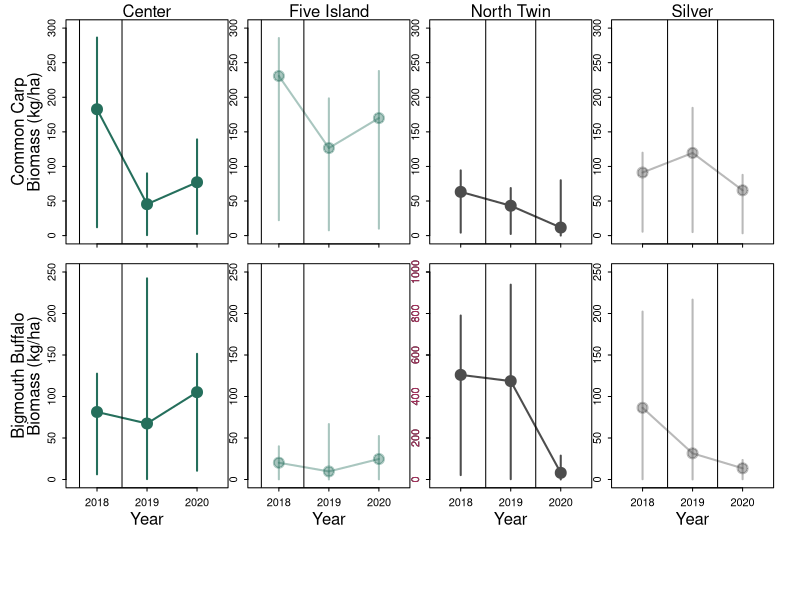

Reproduce this figure in R.
##Step 1 _ Fish Harvest & Exploitation ## ===========================

library(tidyverse)
library(lubridate)

# Data # 
harv_abund = read_csv('fishharv_exploitation.csv') %>% 
  rename(lake = lake...1)
harv_abund

# Trim data to year-to-year biomass estimates # 

fish = harv_abund %>% 
  select(lake, year, fish, biomass_kg.ha, lci_kg.ha, uci_kg.ha, harvest_kgha)
fish

carp = fish %>% 
  filter(fish == 'carp')
buff = fish %>%
  filter(fish == 'buffalo') 

windows(height = 5, width = 8) 


# ========= PLOTTING COLORS ===== # 
# Output graphs with linear fits # 
# Reference - no removal # Blue, South Twin, Storm
ref_col_18 = rgb(91, 83, 147, max = 255, alpha = 100) 
ref_col_19 = rgb(91, 83, 147, max = 255, alpha = 180)
ref_col_20 = rgb(91, 83, 147, max = 255, alpha = 255)

# removal, removal, null # Center, Five Island 
rrn_col_18 = rgb(37, 111, 92, max = 255, alpha = 100) 
rrn_col_19 = rgb(37, 111, 92, max = 255, alpha = 180)
rrn_col_20 = rgb(37, 111, 92, max = 255, alpha = 255)

# null, removal, removal # North Twin, Silver
nrr_col_18 = rgb(77, 77, 77, max = 255, alpha = 100) 
nrr_col_19 = rgb(77, 77, 77, max = 255, alpha = 180)
nrr_col_20 = rgb(77, 77, 77, max = 255, alpha = 255)

# Set dimensions for figure array # 
par(mfrow =c(2,4), mar = c(0.5,1,1,0.5), oma = c(8,4,.5,1.5))
par(tcl = -0.25)
par(mgp = c(2, 0.6, 0))

# Carp year-to-year #===============================
# Harvest 18 - 19 #
max(carp$biomass_kg.ha)
min(carp$biomass_kg.ha)

center = carp %>% 
  filter(lake == 'Center') 
center  


plot(biomass_kg.ha~year, data = center, pch = 19, ylim = c(0, 300), 
     xlim = c(2017.5, 2020.5), cex = 2, col = rrn_col_20, xaxt = 'n', type = 'o', lwd = 2)
arrows(x0=center$year, y0=center$lci_kg.ha,
       x1=center$year, y1=center$uci_kg.ha, code = 3, angle=90, 
       length=0, lwd = 2, col = rrn_col_20)
axis(side = 1, at = c(2018, 2019, 2020), labels = F)
mtext('Common Carp', side = 2, line = 3)
mtext('Biomass (kg/ha)', side = 2, line = 1.8)
mtext(side =3, 'Center', line = 0 )
abline(v = 2017.65)
abline(v = 2018.5)

fiveisland = carp %>% 
  filter(lake == 'Five.Island')
plot(biomass_kg.ha~year, data = fiveisland, pch = 19, ylim = c(0,300), 
     xlim = c(2017.5, 2020.5), cex = 2, col = rrn_col_18, xaxt = 'n', type = 'o', lwd = 2)
arrows(x0=fiveisland$year, y0=fiveisland$lci_kg.ha,
       x1=fiveisland$year, y1=fiveisland$uci_kg.ha, code = 3, angle=90, 
       length=0, lwd = 2, col = rrn_col_18)
axis(side = 1, at = c(2018, 2019, 2020), labels = F)
mtext(side =3, 'Five Island', line = 0 )
abline(v = 2017.65)
abline(v = 2018.5)

# Removal 19 - 20 # 
northtwin = carp %>%
  filter(lake == 'North.Twin')
northtwin
plot(biomass_kg.ha~year, data = northtwin, pch = 19, ylim = c(0,300), 
     xlim = c(2017.5, 2020.5), cex = 2, col = nrr_col_20, xaxt = 'n', type = 'o', lwd = 2)
arrows(x0=northtwin$year, y0=northtwin$lci_kg.ha,
       x1=northtwin$year, y1=northtwin$uci_kg.ha, code = 3, angle=90, 
       length=0, lwd = 2, col = nrr_col_20)
axis(side = 1, at = c(2018, 2019, 2020), labels = F)
abline(v = 2018.5)
abline(v = 2019.5)
mtext(side = 3, 'North Twin', line = 0)



silver = carp %>% 
  filter(lake == 'Silver')
silver

plot(biomass_kg.ha~year, data = silver, pch = 19, ylim = c(0,300), 
     xlim = c(2017.5, 2020.5), cex = 2, col = nrr_col_18, xaxt = 'n', type = 'o', lwd = 2)
arrows(x0=silver$year, y0=silver$lci_kg.ha,
       x1=silver$year, y1=silver$uci_kg.ha, code = 3, angle=90, 
       length=0, lwd = 2, col = nrr_col_18)
axis(side = 1, at = c(2018, 2019, 2020), labels = F)
abline(v = 2018.5)
abline(v = 2019.5)
mtext(side = 3, 'Silver', line = 0)


# Buffalo #============================


# Buffalo year-to-year #===============================
# Harvest 18 - 19 #
max(buff$biomass_kg.ha)
min(buff$biomass_kg.ha)

center = buff %>% 
  filter(lake == 'Center') 
center  


plot(biomass_kg.ha~year, data = center, pch = 19, ylim = c(0, 250), 
     xlim = c(2017.5, 2020.5), cex = 2, col = rrn_col_20, xaxt = 'n', type = 'o', lwd = 2)
arrows(x0=center$year, y0=center$lci_kg.ha,
       x1=center$year, y1=center$uci_kg.ha, code = 3, angle=90, 
       length=0, lwd = 2, col = rrn_col_20)
axis(side = 1, at = c(2018, 2019, 2020), labels = T)
mtext('Bigmouth Buffalo', side = 2, line = 3)
mtext('Biomass (kg/ha)', side = 2, line = 1.8)
# mtext(side =3, 'Center', line = 0 )
abline(v = 2017.65)
abline(v = 2018.5)
mtext(side = 1, 'Year', line =2)

fiveisland = buff %>% 
  filter(lake == 'Five.Island')
plot(biomass_kg.ha~year, data = fiveisland, pch = 19, ylim = c(0,250), 
     xlim = c(2017.5, 2020.5), cex = 2, col = rrn_col_18, xaxt = 'n', type = 'o', lwd = 2)
arrows(x0=fiveisland$year, y0=fiveisland$lci_kg.ha,
       x1=fiveisland$year, y1=fiveisland$uci_kg.ha, code = 3, angle=90, 
       length=0, lwd = 2, col = rrn_col_18)
axis(side = 1, at = c(2018, 2019, 2020), labels = T)
# mtext(side =3, 'Five Island', line = 0 )
abline(v = 2017.65)
abline(v = 2018.5)
mtext(side = 1, 'Year', line =2)

# Removal 19 - 20 # 
northtwin = buff %>%
  filter(lake == 'North.Twin')
northtwin
plot(biomass_kg.ha~year, data = northtwin, pch = 19, ylim = c(0,1000), 
     xlim = c(2017.5, 2020.5), cex = 2, col = nrr_col_20,
     xaxt = 'n', type = 'o', lwd = 2)
axis(2, col.axis = 'maroon')
arrows(x0=northtwin$year, y0=northtwin$lci_kg.ha,
       x1=northtwin$year, y1=northtwin$uci_kg.ha, code = 3, angle=90, 
       length=0, lwd = 2, col = nrr_col_20)
axis(side = 1, at = c(2018, 2019, 2020), labels = T)
abline(v = 2018.5)
abline(v = 2019.5)
# mtext(side = 3, 'North Twin', line = 0)
mtext(side =1, 'Year', line = 2)

silver = buff %>% 
  filter(lake == 'Silver')
silver

plot(biomass_kg.ha~year, data = silver, pch = 19, ylim = c(0,250), 
     xlim = c(2017.5, 2020.5), cex = 2, col = nrr_col_18, xaxt = 'n', type = 'o', lwd = 2)
arrows(x0=silver$year, y0=silver$lci_kg.ha,
       x1=silver$year, y1=silver$uci_kg.ha, code = 3, angle=90, 
       length=0, lwd = 2, col = nrr_col_18)
axis(side = 1, at = c(2018, 2019, 2020), labels = T)
abline(v = 2018.5)
abline(v = 2019.5)
# mtext(side = 3, 'Silver', line = 0)
mtext(side = 1, 'Year', line = 2)
